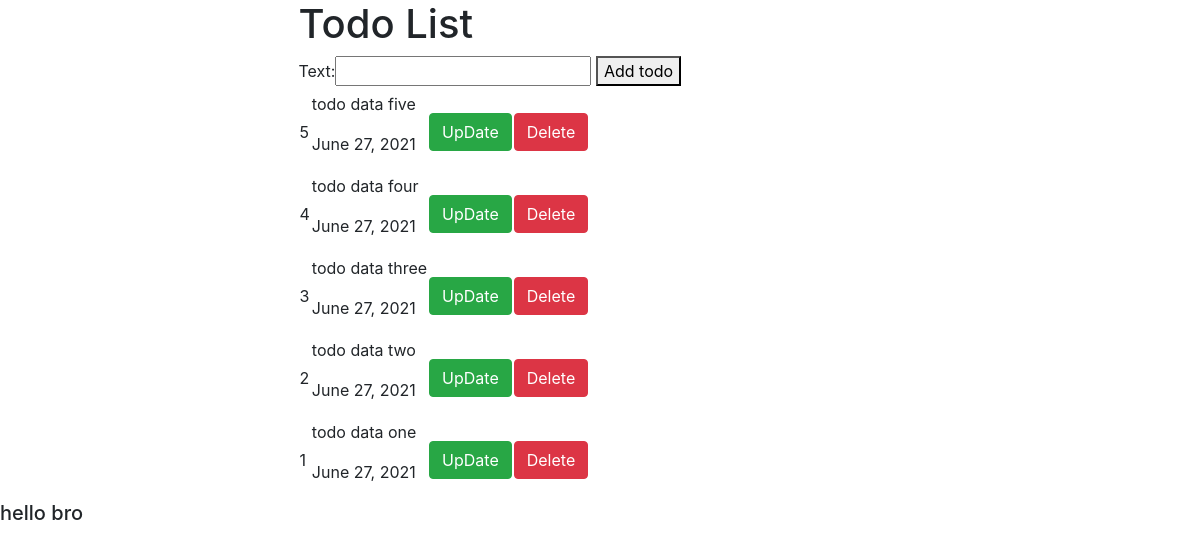
The page / on the database its author committed.
### todoapp/models.py (models this page shows, shortened)
class Todo(models.Model):
    text=models.CharField(max_length=100)
    date=models.DateField(auto_now_add=True)

### todoapp/views.py (the view, shortened to what this page needs)
# urls.py: path('',homepage,name='homepage'),
def homepage(request):
    tododatas=Todo.objects.all().order_by("-id")
    content= {
        'todo':tododatas,'form':Todoform()
    }
    return render(request,"todoapps/index.html",{'datas':content})

### templates/todoapps/index.html (shortened to what this page needs)
<!DOCTYPE html>
<html lang="en">
<head>
    <link rel="stylesheet" href="https://stackpath.bootstrapcdn.com/bootstrap/4.4.1/css/bootstrap.min.css">
</head>
<body>
    <div class="container">
        <div class="row justify-content-center">
            <div class="p-2 m-2">
            </div>
            <div class="col-md-7">
                <h1>Todo List</h1>
                <form method="POST">
                    {{datas.form}}
                    <button>Add todo</button>
                </form>
                <table>
                    {% for t in datas.todo %}
                    <tr>
                        <td>{{t.id}}</td>
                        <td>
                            <p>{{t.text}}</p>
                            <p>{{t.date}}</p>
                        </td>
                        <td><a href="/update-{{t.id}}/" class="btn btn-success">UpDate</a></td>
                        <td> <a href="/edit-{{t.id}}/" class="btn btn-danger">Delete</a> </td>
                    </tr>
                    {% endfor %}
                </table>
            </div>
        </div>
    </div>
    <h5>hello bro</h5>
</body>
</html>

### rows shown on the page
Todo: id "5", text "todo data five", date "June 27, 2021"
Todo: id "4", text "todo data four", date "June 27, 2021"
Todo: id "3", text "todo data three", date "June 27, 2021"
Todo: id "2", text "todo data two", date "June 27, 2021"
Todo: id "1", text "todo data one", date "June 27, 2021"
